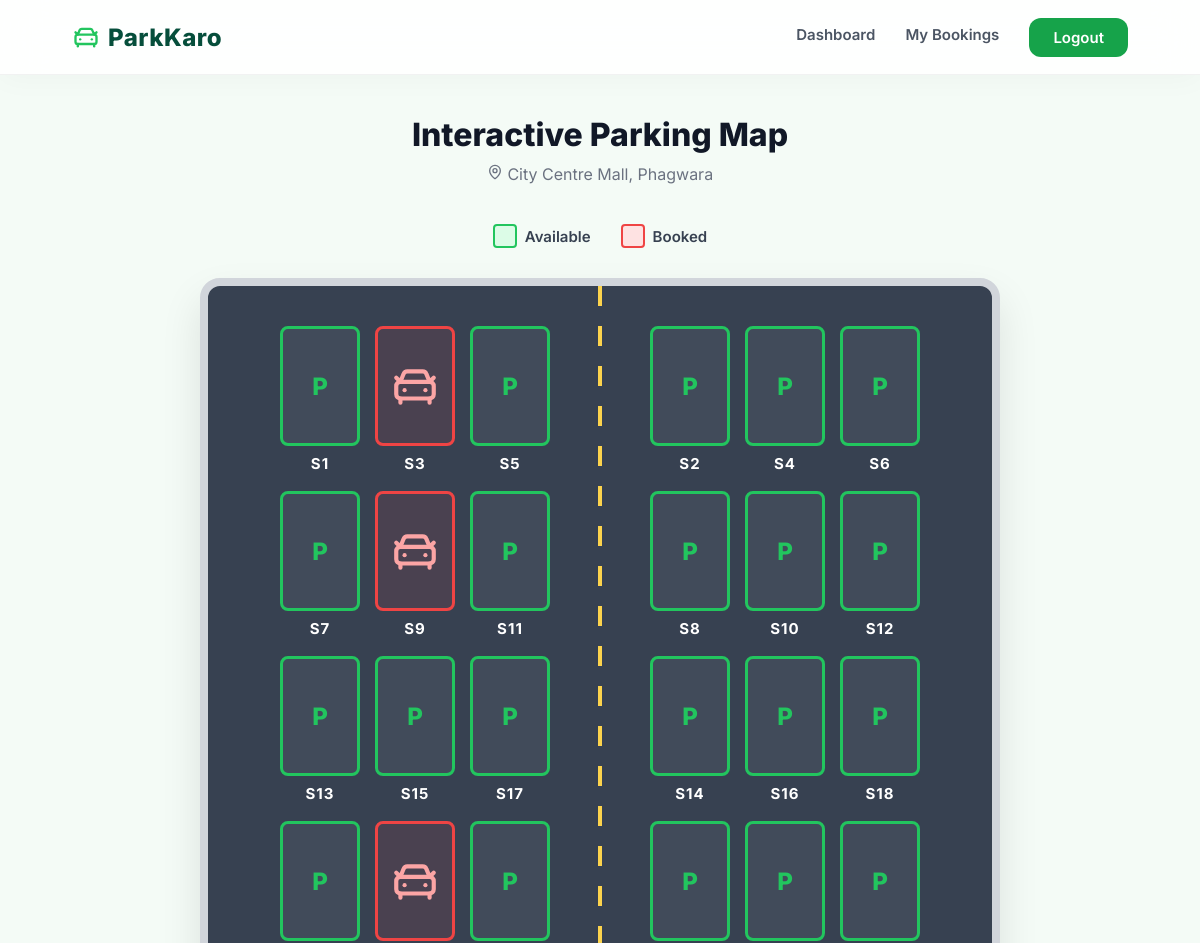
Before: /location/3/ (signed in, upper part) with the older database file.
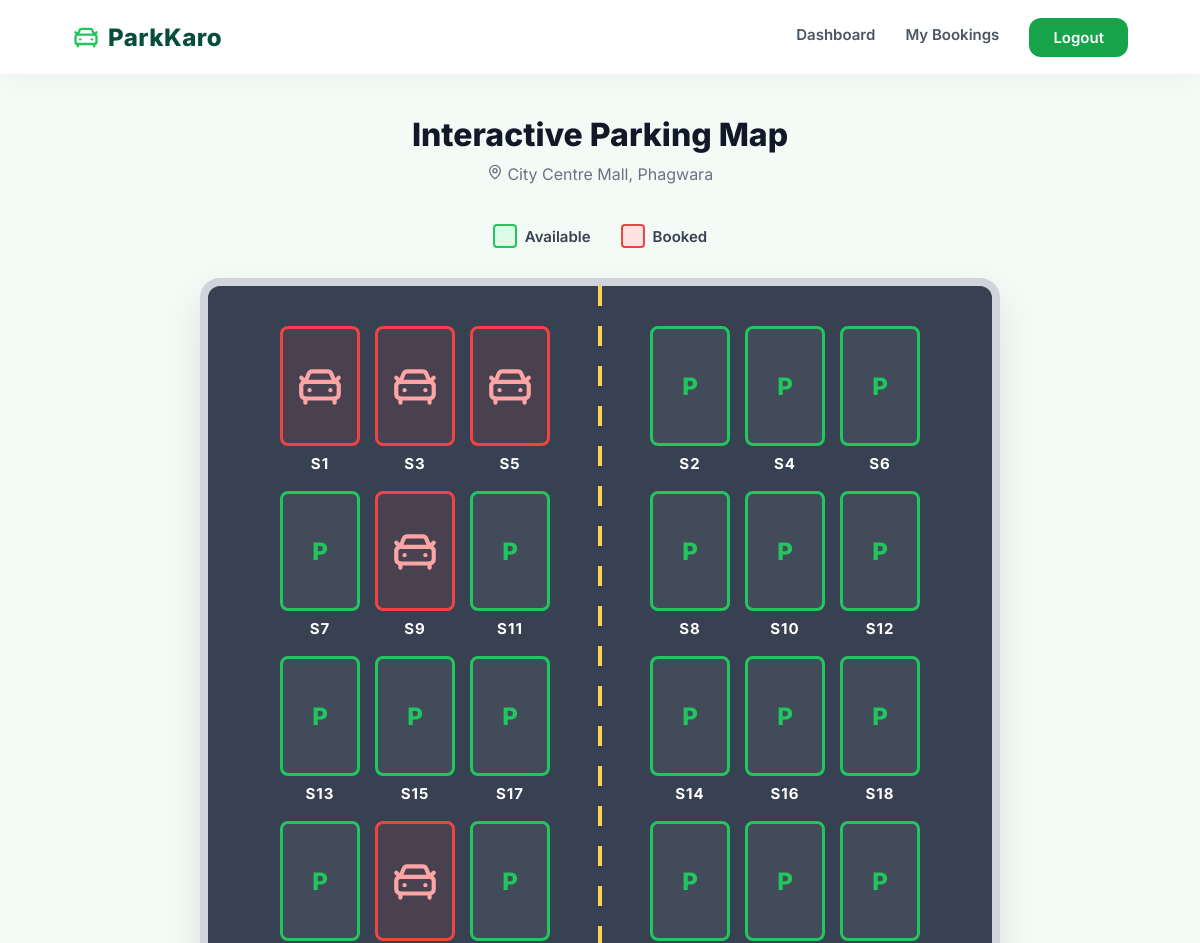
After: the same page with the newer database file.
### parking/models.py (models this page shows, shortened)
class ParkingSlot(models.Model):
    location = models.ForeignKey(Location, on_delete=models.CASCADE)
    slot_number = models.CharField(max_length=10)
    is_available = models.BooleanField(default=True)

### parking/views.py (the view)
# urls.py: path('location/<int:location_id>/', views.view_slots, name='view_slots'),
@login_required
def view_slots(request, location_id):
    location = Location.objects.get(id=location_id)
    slots = ParkingSlot.objects.filter(location=location)
    return render(request, 'parking/slots.html', {
        'location': location,
        'slots': slots
    })

### templates/parking/slots.html (shortened to what this page needs)
{% extends 'base.html' %}
{% block content %}
<div class="slots-page-container">
    <div class="slots-header reveal">
        <h2>Interactive Parking Map</h2>
        <p><i data-lucide="map-pin" style="width:16px;height:16px;"></i> {{ location.name }}, {{ location.city }}</p>
    </div>
    <div class="legend reveal">
        <div class="legend-item">
            <div class="legend-box legend-available"></div> Available
        </div>
        <div class="legend-item">
            <div class="legend-box legend-booked"></div> Booked
        </div>
    </div>
    <div class="parking-lot reveal" style="transition-delay: 0.1s;">
        <div class="slot-row" style="display: grid; grid-template-columns: 1fr 1fr; gap: 40px;">
            <div style="display:flex; flex-wrap:wrap; gap:15px; justify-content:flex-end; padding-right:30px;">
                {% for slot in slots %}
                    {% if forloop.counter|divisibleby:2 %}
                    {% else %}
                        {% if slot.is_available %}
                            <a href="{% url 'book_slot' slot.id %}" class="slot-visual available" data-slot="{{ slot.slot_number }}">
                                <span class="park-icon">P</span>
                            </a>
                        {% else %}
                            <div class="slot-visual booked" data-slot="{{ slot.slot_number }}">
                                <i data-lucide="car-front" class="car-icon"></i>
                            </div>
                        {% endif %}
                    {% endif %}
                {% endfor %}
            </div>
            <div style="display:flex; flex-wrap:wrap; gap:15px; justify-content:flex-start; padding-left:30px;">
                {% for slot in slots %}
                    {% if forloop.counter|divisibleby:2 %}
                        {% if slot.is_available %}
                            <a href="{% url 'book_slot' slot.id %}" class="slot-visual available" data-slot="{{ slot.slot_number }}">
                                <span class="park-icon">P</span>
                            </a>
                        {% else %}
                            <div class="slot-visual booked" data-slot="{{ slot.slot_number }}">
                                <i data-lucide="car-front" class="car-icon"></i>
                            </div>
                        {% endif %}
                    {% endif %}
                {% endfor %}
            </div>
        </div>
    </div>
</div>
{% endblock %}

Changed rows visible on the page:
changed ParkingSlot (number 1 of 24 on the later page): no longer shows "P"
changed ParkingSlot (number 3 of 24 on the later page): no longer shows "P"
